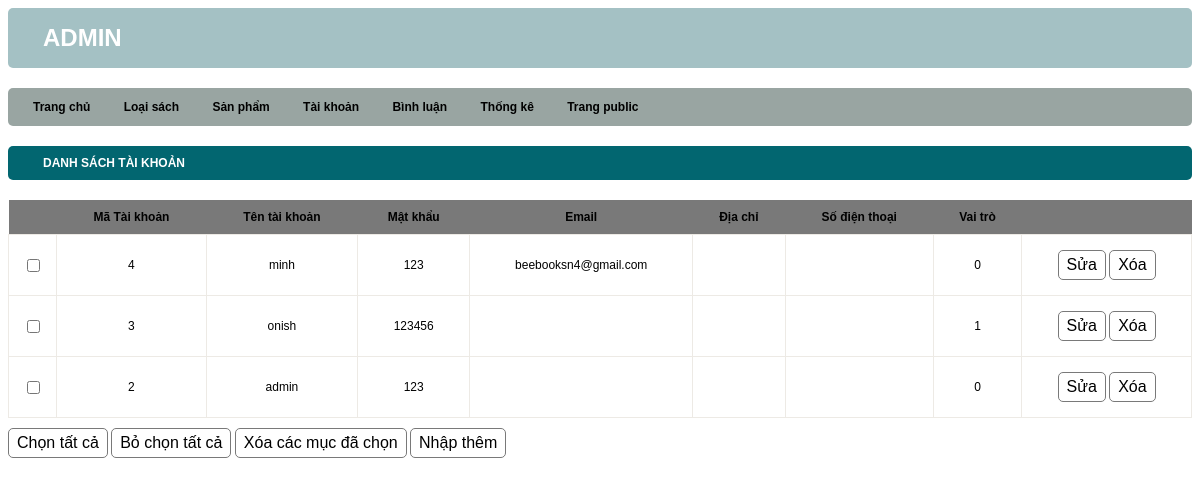
The app's page /admin/index.php?act=dskh, older data.
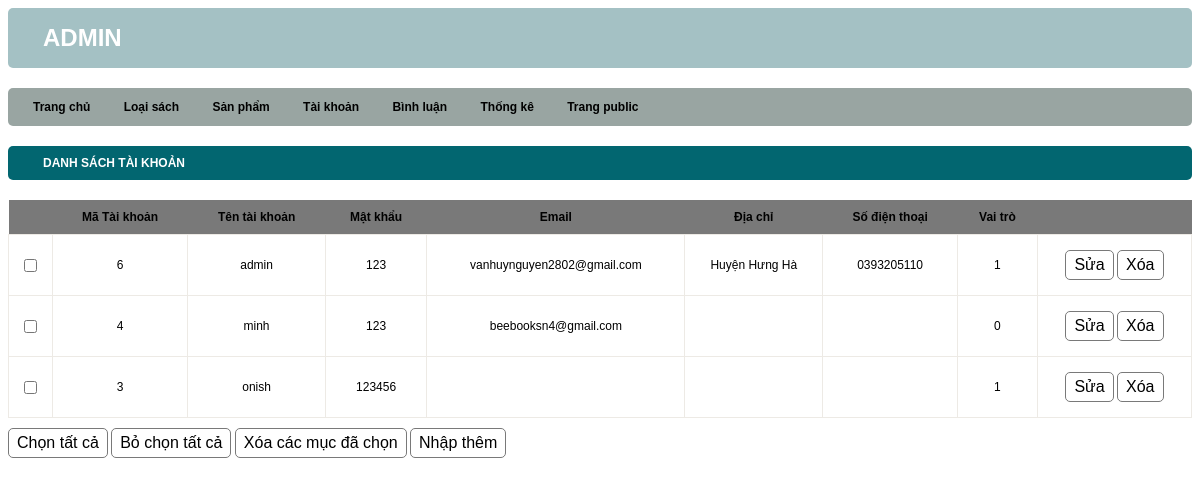
The same page, newer data.
### tables this page shows
CREATE TABLE `taikhoan` (
  `id` int NOT NULL,
  `user` varchar(50) NOT NULL,
  `pass` varchar(255) NOT NULL,
  `email` varchar(255) NOT NULL,
  `address` varchar(255) DEFAULT NULL,
  `tel` varchar(15) DEFAULT NULL,
  `role` tinyint DEFAULT '0' COMMENT '0: Khách hàng, 1: Admin'
);

### model/pdo.php (called while the page is built, shortened)
<?php
function pdo_get_connection()
{
    $dburl = "mysql:host=localhost;dbname=db_bansach;charset=utf8";
    $username = 'root';
    $password = '';
    $conn = new PDO($dburl, $username, $password);
    $conn->setAttribute(PDO::ATTR_ERRMODE, PDO::ERRMODE_EXCEPTION);
    return $conn;
}
function pdo_query($sql)
{
    $sql_args = array_slice(func_get_args(), 1);
    try {
        $conn = pdo_get_connection();
        $stmt = $conn->prepare($sql);
        $stmt->execute($sql_args);
        $rows = $stmt->fetchAll();
        return $rows;
    } catch (PDOException $e) {
        throw $e;
    } finally {
        unset($conn);
    }
}

### model/taikhoan.php (called while the page is built, shortened)
<?php
function loadall_taikhoan()
{
    $sql = "SELECT * FROM taikhoan order by id desc";
    $listtaikhoan = pdo_query($sql);
    return $listtaikhoan;
}

### admin/taikhoan/list.php (the view)
<div class="row">
    <div class="row formtitle">
        <h2>DANH SÁCH TÀI KHOẢN</h2>
    </div>
    <div class="row formcontent">
        <div class="row mb10 formdslh">
            <table>
                <tr>
                    <th></th>
                    <th>Mã Tài khoản</th>
                    <th>Tên tài khoản</th>
                    <th>Mật khẩu</th>
                    <th>Email</th>
                    <th>Địa chỉ</th>
                    <th>Số điện thoại</th>
                    <th>Vai trò</th>
                    <th></th>
                </tr>
                <?php
                foreach ($listtaikhoan as $taikhoan) {
                    extract($taikhoan);
                    $suatk = "index.php?act=suatk&id=" .$id;
                    $xoatk = "index.php?act=xoatk&id=" .$id;
                    echo ' <tr>
                    <td><input type="checkbox" name="check"/></td>
                    <td>'.$id.'</td>
                    <td>'.$user.'</td>
                    <td>'.$pass.'</td>
                    <td>'.$email.'</td>
                    <td>'.$address.'</td>
                    <td>'.$tel.'</td>
                    <td>'.$role.'</td>
                    <td><a href="'.$suatk.'"><input type="button" value="Sửa" /></a>
                        <a href="'.$xoatk.'"><input type="button" value="Xóa" /></a>
                    </td>
                    </tr>';
                }
                ?>
            </table>
        </div>
        <div class="row mb10">
            <input type="button" value="Chọn tất cả">
            <input type="button" value="Bỏ chọn tất cả">
            <input type="button" value="Xóa các mục đã chọn">
            <a href="index.php?act=adddm"><input type="button" value="Nhập thêm"></a>
        </div>
    </div>
</div>

### admin/header.php (shortened to what this page needs)
<!DOCTYPE html>
<html lang="en">
<head>
   <link rel="stylesheet" href="../view/css/css.css">
</head>
<body>
   <div class="boxcenter">
      <div class="row mb headeradmin">
         <h1>ADMIN</h1>
      </div>
      <div class="row mb menu">
         <ul>
            <li><a href="index.php">Trang chủ</a></li>
            <li><a href="index.php?act=adddm">Loại sách</a></li>
            <li><a href="index.php?act=addsp">Sản phẩm</a></li>
            <li><a href="index.php?act=dskh">Tài khoản</a></li>
            <li><a href="index.php?act=dsbl">Bình luận</a></li>
            <li><a href="index.php?act=thongke">Thống kê</a></li>
            <li><a href="http://localhost:3000/index.php">Trang public</a></li>
         </ul>
      </div>
   </div>

### admin/index.php (shortened to what this page needs)
<?php
include "../model/pdo.php";
include "../model/taikhoan.php";
include "header.php";
if (isset($_GET['act']) && $_GET["act"] != "") {
    $act = $_GET['act'];
    switch ($act) {
        case 'dskh':
            $listtaikhoan = loadall_taikhoan();
            include "taikhoan/list.php";
            break;
    }
} else {
    include "home.php";
}
?>

### view/css/css.css (style rules this page uses)
* { font-family: sans-serif; box-sizing: border-box; font-size: 1vw; }
.boxcenter { width: 100%; margin: 0 auto; }
.row { float: left; width: 100%; }
.mb { margin-bottom: 20px; }
.mb10 { margin-bottom: 10px; }
.menu { background-color: #99a5a2; color: white; border-radius: 5px; }
.menu ul { padding: 0 10px; }
.menu ul li { list-style-type: none; display: inline; padding: 0 15px; }
.menu ul li a { color: #000; text-decoration: none; font-weight: bold; transition: 0.5; }
.formtaikhoan input[type="submit"], .formcontent input[type="submit"], .formcontent input[type="reset"], .formtaikhoan input[type="reset"], .formcontent input[type="button"], .addtocart input[type="submit"] { border-radius: 5px; padding: 5px 8px; background-color: #fff; border: 1px solid #797979; font-size: medium; }
.headeradmin { background-color: #a4c1c4; color: white; padding: 0 35px; border-radius: 5px; }
.headeradmin h1 { font-size: 2vw; }
.formtitle { background-color: #026670; color: white; padding: 0 35px; border-radius: 5px; }
.formcontent { padding: 20px 0; }
.formdslh table { width: 100%; text-align: center; border-radius: 15px; border-collapse: collapse; }
.formdslh table th { padding: 10px; background-color: #797979; }
.formdslh table td { padding: 15px 5px; border: 1px solid #edeae5; }
table { width: 100%; text-align: center; border-radius: 15px; border-collapse: collapse; }

Row changes from the older to the newer data that the page shows:
removed taikhoan: id "2", user "admin", pass "123", role "0"
added taikhoan: id "6", user "admin", pass "123", email "vanhuynguyen2802@gmail.com", address "Huyện Hưng Hà", tel "0393205110", role "1"
